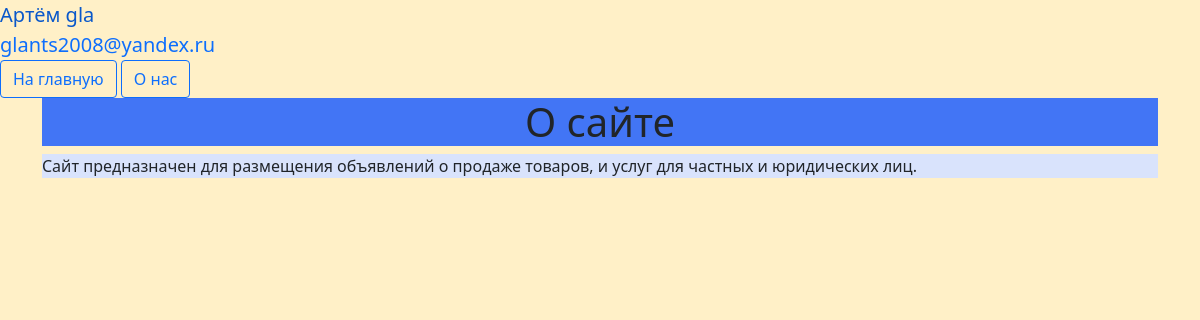
The page /about (signed in) on the database its author committed.
### data/users.py (models this page shows, shortened)
class User(SqlAlchemyBase, UserMixin):
    __tablename__ = 'users'
    id = sqlalchemy.Column(sqlalchemy.Integer,
                           primary_key=True, autoincrement=True)
    name = sqlalchemy.Column(sqlalchemy.String, nullable=True)
    surname = sqlalchemy.Column(sqlalchemy.String, nullable=True)
    email = sqlalchemy.Column(sqlalchemy.String,
                              index=True, unique=True, nullable=True)
    hashed_password = sqlalchemy.Column(sqlalchemy.String, nullable=True)
    number = sqlalchemy.Column(sqlalchemy.Integer, nullable=True)
    basket = sqlalchemy.Column(sqlalchemy.String, nullable=True)
    offers = orm.relationship("Offers", back_populates='user')

### main.py (the view)
@app.route('/about')
def about_inf():
    return render_template('about.html', title='Инфо о сайте')

### data/db_session.py (called while the page is built)
def create_session() -> Session:
    global __factory
    return __factory()

### main.py (called while the page is built)
@login_manager.user_loader
def load_user(user_id):
    db_sess = db_session.create_session()
    return db_sess.query(User).get(user_id)

### templates/about.html
{% extends "base.html" %}
{% block content %}
<h1>О сайте</h1>
<div class="information">
  Сайт предназначен для размещения объявлений о продаже товаров, и услуг для частных и юридических лиц.
</div>
{% endblock %}

### templates/base.html (shortened to what this page needs)
<!DOCTYPE html>
<html lang="en">
<head>
    <link rel="stylesheet"
          href="https://cdn.jsdelivr.net/npm/bootstrap@5.0.0-beta1/dist/css/bootstrap.min.css"
>
    <link rel="stylesheet" type="text/css" href='static/css/style.css' />
</head>
<body>
{% if current_user.is_authenticated %}
    <a class="navbar-brand" href="/logout">{{ current_user.name }} {{current_user.surname}}</a> <br>
    <a class="navbar-brand" href="/logout">{{ current_user.email }} </a>
{% else %}
    <p class="register_login_buttons">
        <a class="btn btn-outline-primary" href="/register">Зарегистрироваться</a>
        <a class="btn btn-outline-primary" href="/login">Войти</a>
    </p>
{% endif %}
<div class="main_page_button">
    <a class="btn btn-outline-primary" href="/main">На главную</a>
    <a class="btn btn-outline-primary" href="/about">О нас</a>
</div>
<main role="main" class="container">
    {% block content %}{% endblock %}
</main>
</body>
</html>

### static/css/style.css (style rules this page uses)
body { background: rgb(255, 240, 199); }
h1 { background: rgb(66, 117, 245); text-align: center; }
[class="information"] { background: rgb(217, 227, 252); justify-content: center; }

### rows shown on the page
User: name "Артём", surname "gla", email "glants2008@yandex.ru"
